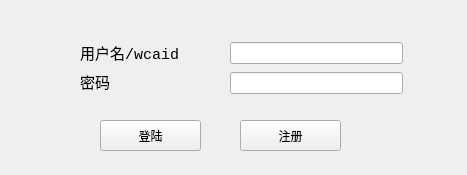
<?xml version="1.0" encoding="UTF-8"?>
<ui version="4.0">
 <class>LoginWindow</class>
 <widget class="QMainWindow" name="LoginWindow">
  <property name="windowModality">
   <enum>Qt::NonModal</enum>
  </property>
  <property name="geometry">
   <rect>
    <x>0</x>
    <y>0</y>
    <width>467</width>
    <height>175</height>
   </rect>
  </property>
  <property name="windowTitle">
   <string>登陆</string>
  </property>
  <widget class="QWidget" name="centralwidget">
   <widget class="QPushButton" name="pushButton">
    <property name="geometry">
     <rect>
      <x>100</x>
      <y>120</y>
      <width>101</width>
      <height>31</height>
     </rect>
    </property>
    <property name="text">
     <string>登陆</string>
    </property>
   </widget>
   <widget class="QPushButton" name="pushButton_2">
    <property name="geometry">
     <rect>
      <x>240</x>
      <y>120</y>
      <width>101</width>
      <height>31</height>
     </rect>
    </property>
    <property name="text">
     <string>注册</string>
    </property>
   </widget>
   <widget class="QWidget" name="layoutWidget">
    <property name="geometry">
     <rect>
      <x>80</x>
      <y>40</y>
      <width>116</width>
      <height>53</height>
     </rect>
    </property>
    <layout class="QVBoxLayout" name="verticalLayout">
     <item>
      <widget class="QLabel" name="label">
       <property name="font">
        <font>
         <family>Consolas</family>
         <pointsize>11</pointsize>
        </font>
       </property>
       <property name="text">
        <string>用户名/wcaid</string>
       </property>
      </widget>
     </item>
     <item>
      <widget class="QLabel" name="label_2">
       <property name="font">
        <font>
         <family>Consolas</family>
         <pointsize>11</pointsize>
        </font>
       </property>
       <property name="text">
        <string>密码</string>
       </property>
      </widget>
     </item>
    </layout>
   </widget>
   <widget class="QWidget" name="layoutWidget">
    <property name="geometry">
     <rect>
      <x>230</x>
      <y>40</y>
      <width>173</width>
      <height>57</height>
     </rect>
    </property>
    <layout class="QVBoxLayout" name="verticalLayout_2">
     <item>
      <widget class="QLineEdit" name="lineEdit"/>
     </item>
     <item>
      <widget class="QLineEdit" name="lineEdit_2"/>
     </item>
    </layout>
   </widget>
  </widget>
 </widget>
 <resources/>
 <connections/>
</ui>
